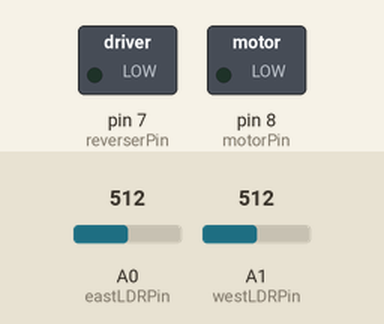
Recording of a sketch running on a simulated Arduino Uno, built with avr-gcc and run on an emulated ATmega328P. Parts: switched loads named in the sketch (green lamp = pin HIGH). Dashed ring = blinking. Inputs (shaded band) come from the test bench; at power-on: A0 (eastLDRPin) = 512, A1 (westLDRPin) = 512.

Above: at 1.8 s.
1.9 s: A0 (eastLDRPin) set to 486
At 5.8 s:
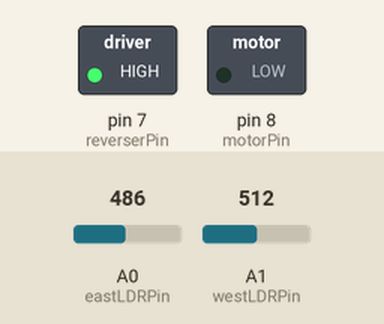
6.0 s: A1 (westLDRPin) set to 494
At 6.5 s:
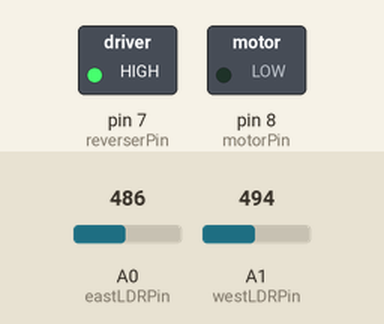
7.5 s: A0 (eastLDRPin) set to 511
At 8.8 s:
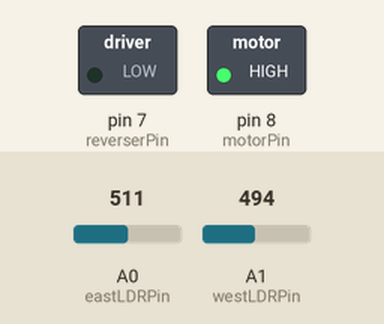
11.6 s: A0 (eastLDRPin) set to 340
At 12.4 s:
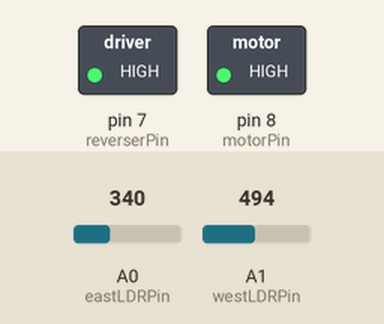
15.7 s: A0 (eastLDRPin) set to 716
At 20.1 s:
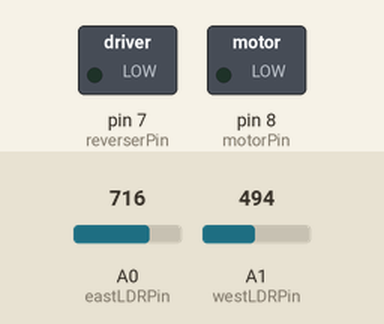
Timing chart, 0 to 20.8 s (numbered marks = the images above; inputs shaded):
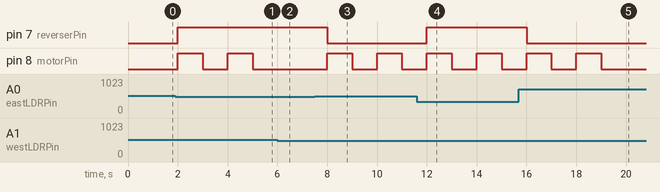

Measured:
- the behaviour switches between 497 and 496 on A0 (eastLDRPin) (found by bisection; images 0 and 1)
- the behaviour switches between 502 and 501 on A1 (westLDRPin) (found by bisection; images 1 and 2)
- after the input at 1.9 s, pin 7 (reverserPin): LOW → HIGH after 0.10 s; pin 8 (motorPin): alternates HIGH for 1.0 s and LOW for 1.0 s, starting after 0.10 s
- after the input at 6.0 s, pin 8 (motorPin): stays LOW (without the input it goes to HIGH after 0.00 s)
- after the input at 7.5 s, pin 7 (reverserPin): HIGH → LOW after 0.50 s; pin 8 (motorPin): alternates HIGH for 1.0 s and LOW for 1.0 s, starting after 0.50 s
- after the input at 11.6 s, pin 7 (reverserPin): LOW → HIGH after 0.40 s; pin 8 (motorPin): alternates HIGH for 1.0 s and LOW for 1.0 s, starting after 0.40 s
- after the input at 15.7 s, pin 7 (reverserPin): HIGH → LOW after 0.30 s

The sketch:

sketch_sunflower_4_LDR.ino
```cpp
//The DIY Life
//10 October 2016
//Michael Klements

int eastLDRPin = 0;  //Assign analogue pins
int westLDRPin = 1;
int reverserPin = 7;	//Assign the digital pins
int motorPin = 8;
int eastLDR = 0;   //Create variables for the east and west sensor values
int westLDR = 0;
int error = 0;
int calibration = 0;  //Calibration offset to set error to zero when both sensors receive an equal amount of light
int trackerPos = 180;

void setup()
{
  pinMode(reverserPin,OUTPUT);
  pinMode(motorPin,OUTPUT);
  digitalWrite(reverserPin,LOW);
  digitalWrite(motorPin,LOW);
}


void loop()
{
  eastLDR = calibration + analogRead(eastLDRPin);    //Read the value of each of the east and west sensors
  westLDR = analogRead(westLDRPin);
  if(eastLDR<350 && westLDR<350 && trackerPos<180)  //Check if both sensors detect very little light, night time
  {
    digitalWrite(reverserPin,LOW);
    digitalWrite(motorPin,HIGH);
    while(trackerPos<180)  //Move the tracker all the way back to face east for sunrise
    {
      trackerPos++;
      delay(1000);
    }
    digitalWrite(motorPin,LOW);
  }
  error = eastLDR - westLDR;          //Determine the difference between the two sensors.
  if(error>15&&trackerPos<180)        //If the error is positive and greater than 15 then move the tracker in the east direction
  {
    digitalWrite(reverserPin,LOW);	//Change motor direction to east
    digitalWrite(motorPin,HIGH); 	//Move the tracker to the east
    trackerPos++;
    delay(1000);
    digitalWrite(motorPin,LOW);
  }
  else if(error<-15&&trackerPos>0)  //If the error is negative and less than -15 then move the tracker in the west direction
  {
    digitalWrite(reverserPin,HIGH);	//Change motor direction to west
    digitalWrite(motorPin,HIGH); 	//Move the tracker to the west
    trackerPos--;
   	delay(1000);
    digitalWrite(motorPin,LOW);
  }
  delay(1000);
}
```
